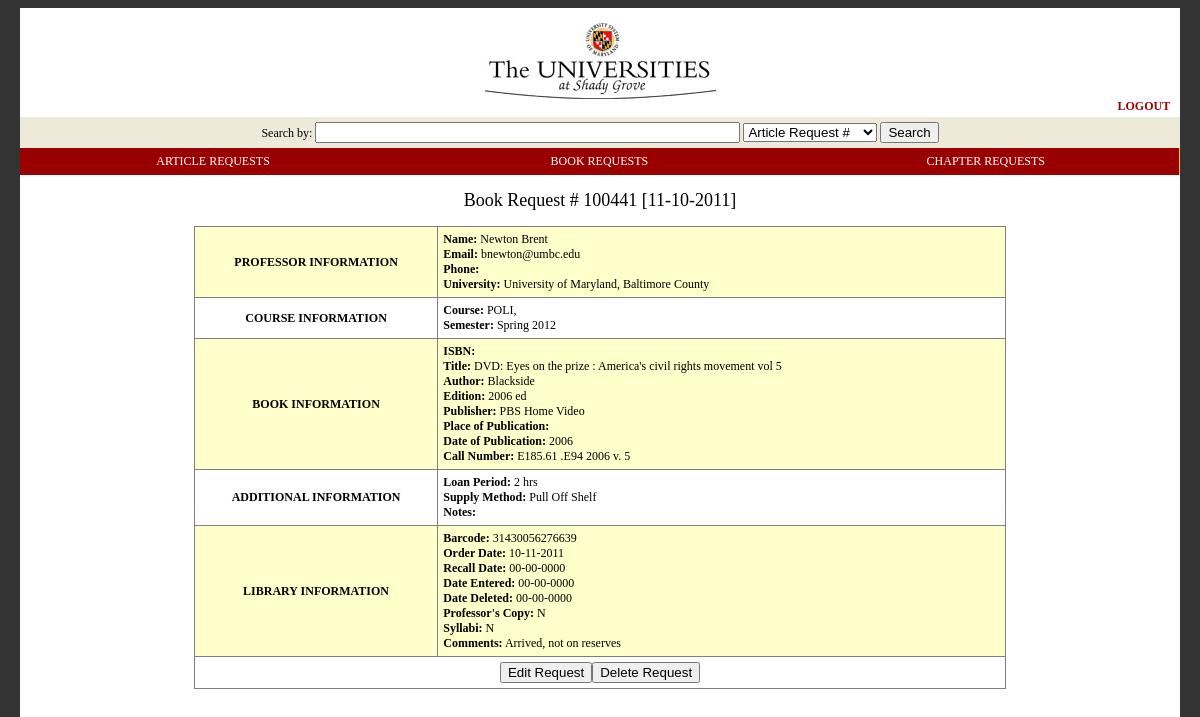
The page /display_full_book_request.php?id=100441 (signed in) on the database its author committed.
### tables this page shows
CREATE TABLE `b_request` (
  `b_id` int(10) unsigned NOT NULL,
  `b_title` varchar(100) NOT NULL,
  `b_author` varchar(100) NOT NULL,
  `b_publisher` varchar(100) DEFAULT NULL,
  `b_place_of_pub` varchar(100) DEFAULT NULL,
  `b_date_of_pub` varchar(20) NOT NULL,
  `b_book_edition` varchar(20) DEFAULT NULL,
  `b_isbn` varchar(45) DEFAULT NULL,
  `b_supply_method` varchar(45) DEFAULT NULL,
  `b_notes` varchar(1000) DEFAULT NULL,
  `b_call_number` varchar(50) DEFAULT NULL,
  `b_loan_period` varchar(20) DEFAULT NULL,
  `b_barcode` varchar(45) DEFAULT NULL,
  `b_ordered_date` date DEFAULT NULL,
  `b_recalled_date` date DEFAULT NULL,
  `b_date_entered` date DEFAULT NULL,
  `b_date_deleted` date DEFAULT NULL,
  `b_prof_copy` char(1) DEFAULT NULL,
  `b_syllabi` char(1) DEFAULT NULL,
  `b_comments` varchar(1000) DEFAULT NULL,
  `p_email` varchar(50) NOT NULL,
  `c_id` mediumint(8) unsigned NOT NULL,
  `b_req_date` date DEFAULT NULL,
  PRIMARY KEY (`b_id`),
  KEY `c_id` (`c_id`),
  KEY `p_email` (`p_email`),
  CONSTRAINT `b_request_ibfk_1` FOREIGN KEY (`c_id`) REFERENCES `course` (`c_id`),
  CONSTRAINT `b_request_ibfk_2` FOREIGN KEY (`p_email`) REFERENCES `professor` (`p_email`)
);

CREATE TABLE `professor` (
  `p_email` varchar(50) NOT NULL,
  `p_last_name` varchar(50) NOT NULL,
  `p_first_name` varchar(50) NOT NULL,
  `p_university` varchar(100) DEFAULT NULL,
  `p_phone_number` varchar(12) DEFAULT NULL,
  PRIMARY KEY (`p_email`)
);

CREATE TABLE `course` (
  `c_id` mediumint(8) unsigned NOT NULL AUTO_INCREMENT,
  `course_no` varchar(20) NOT NULL,
  `semester` varchar(10) NOT NULL,
  `semester_year` year(4) NOT NULL,
  `course_title` varchar(45) DEFAULT NULL,
  PRIMARY KEY (`c_id`)
);

### display_full_book_request.php (the view, shortened to what this page needs)
<?php
include('header.php');
include('connect_to_shady_grove.php');
$bid = $_GET['id'];
$query = "select *, DATE_FORMAT(b.b_req_date, '%m-%d-%Y') as req_date from b_request b , course c, professor p where b.c_id = c.c_id and b.p_email = p.p_email AND b.b_id = '$bid'";
$result = @mysqli_query($dbc, $query);
$bg = '#ffffff';
$num_rows = mysqli_num_rows($result);
$row = mysqli_fetch_array($result, MYSQLI_ASSOC);
if($num_rows == 1)
	{
	echo '<div align="center" style="font-size:large">Book Request # '.$bid.' ['.$row['req_date'].']</div> <br/>
		 <table border="1" cellpadding="5" cellspacing="3" style="border-collapse:collapse" width="70%" align="center">';
	echo '<tr bgcolor="#ffffcc">
	<td align="center" width = "30%"><strong>PROFESSOR INFORMATION</strong></td>
	<td><strong>Name:</strong> '.$row['p_last_name'].' '. $row['p_first_name'].
	'<br/><strong>Email:</strong> '.$row['p_email'].
	'<br/><strong>Phone:</strong> '.$row['p_phone_number'].
	'<br/><strong>University:</strong> '.$row['p_university'].
	'</td></tr>';
	echo '<tr bgcolor="'.$bg.'">
	<td align="center"><strong>COURSE INFORMATION</strong></td>
	<td><strong>Course:</strong> '.$row['course_no']. ', '.$row['course_title'].
	'<br/><strong>Semester:</strong> '.$row['semester'].' '. $row['semester_year'].
	'</td></tr>';
	echo '<tr bgcolor="#ffffcc">
	<td align="center"><strong>BOOK INFORMATION</strong></td><td>
	<strong>ISBN: </strong>'.$row['b_isbn'].
	'<br/><strong>Title:</strong> '.$row['b_title'].
	'<br/><strong>Author:</strong> '.$row['b_author'].
	'<br/><strong>Edition:</strong> '.$row['b_book_edition'].
	'<br/><strong>Publisher:</strong> '.$row['b_publisher'].
	'<br/><strong>Place of Publication:</strong> '.$row['b_place_of_pub'].
	'<br/><strong>Date of Publication:</strong> '.$row['b_date_of_pub'].
	'<br/><strong>Call Number:</strong> '.$row['b_call_number'].
	'</td></tr>';
	echo '<tr bgcolor="'.$bg.'">
	<td align="center"><strong>ADDITIONAL INFORMATION</strong></td>'.
	'<td><strong>Loan Period:</strong> '.$row['b_loan_period'].
	'<br/><strong>Supply Method:</strong> '.$row['b_supply_method'].
	'<br/><strong>Notes:</strong> '.$row['b_notes'].
	'</td></tr>';
	list($y,$m,$d) = split('-',$row['b_ordered_date']);
	$b_ordered_date = $m.'-'.$d.'-'.$y;
	list($y,$m,$d) = split('-',$row['b_recalled_date']);
	$b_recalled_date = $m.'-'.$d.'-'.$y;
	list($y,$m,$d) = split('-',$row['b_date_entered']);
	$b_date_entered = $m.'-'.$d.'-'.$y;
	list($y,$m,$d) = split('-',$row['b_date_deleted']);
	$b_date_deleted = $m.'-'.$d.'-'.$y;
	echo '<tr bgcolor="#ffffcc">
	<td align="center"><strong>LIBRARY INFORMATION</strong></td>
	<td>
	<strong>Barcode: </strong>'.$row['b_barcode'].
	'<br/><strong>Order Date:</strong> '.$b_ordered_date.
	'<br/><strong>Recall Date:</strong> '.$b_recalled_date.
	'<br/><strong>Date Entered:</strong> '.$b_date_entered.
	'<br/><strong>Date Deleted:</strong> '.$b_date_deleted.
	'<br/><strong>Professor\'s Copy:</strong> '.$row['b_prof_copy'].
	'<br/><strong>Syllabi:</strong> '.$row['b_syllabi'].
	'<br/><strong>Comments:</strong> '.$row['b_comments'].
	'</td></tr>';
	echo '<tr><td colspan="2" align="center"><a href="edit_book_request.php?id='.$row['b_id'].'"><input type="button" value="Edit Request"></a><a href="delete_book_request.php?id='.$row['b_id'].'"><input type="button" value="Delete Request"></a></td></tr>';
	echo '</table>';
	echo "<br /><br />";
	}
include('footer.php');
?>

### rows shown on the page
b_request: p_email.p_last_name "Newton", p_email.p_first_name "Brent", p_email.p_email "bnewton@umbc.edu", p_email.p_university "University of Maryland, Baltimore County", c.course_no "POLI", c.semester "Spring", c.semester_year "2012", b_title "DVD: Eyes on the prize : America's civil rights movement vol 5", b_author "Blackside", b_book_edition "2006 ed", b_publisher "PBS Home Video", b_date_of_pub "2006", b_call_number "E185.61 .E94 2006 v. 5", b_loan_period "2 hrs", b_supply_method "Pull Off Shelf", b_barcode "31430056276639", b_prof_copy "N", b_syllabi "N", b_comments "Arrived, not on reserves"

### other values the page prints
$bid "100441"
$row['req_date'] "11-10-2011"
$b_ordered_date "10-11-2011"
$b_recalled_date "00-00-0000"
$b_date_entered "00-00-0000"
$b_date_deleted "00-00-0000"
